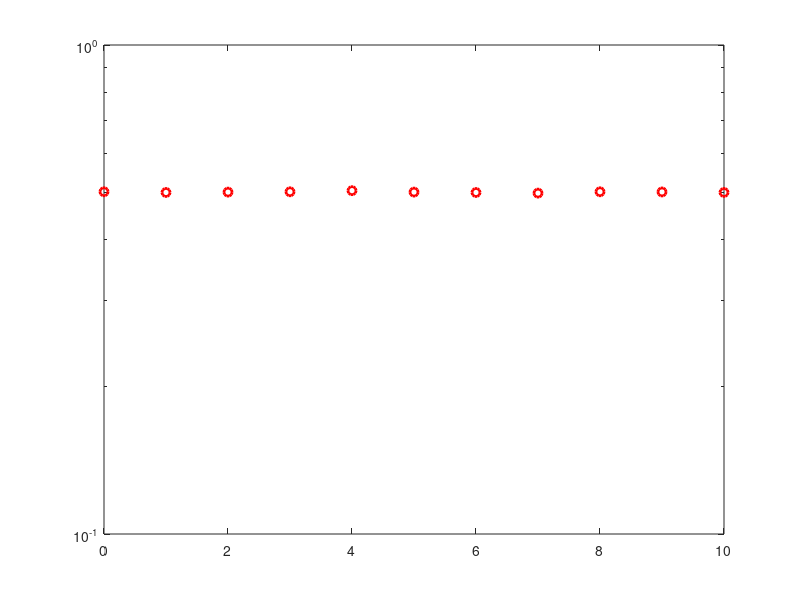

The MATLAB script that drew this image: (Note: this script raises an error after producing the figure.)
clc;clear all; close all;
m = 10^5;
%Range of SNR values
snr_dB = [0:1:10];
for j=1:1:length(snr_dB)
    n_err=0;
    n_bits=0;
    while n_err<100
        inf_bits=round(rand(1,m));   %Generate sequence of binary bits
        x = -2*(inf_bits-0.5);    %BPSK constellation
        N0 = 1/10^(snr_dB(j)/10);    %Noise variance
        y =x+sqrt(N0/2)*(randn(1,length(x))+i*randn(1,length(x)));   %Send over gaussia link to receiver
        est_bits = y<0;    %Decsion making at receiver
        diff = inf_bits - est_bits;   %calculate bit errors
        n_err = n_err + sum(abs(diff));
        n_bits = n_bits + length(inf_bits);
    end
    BER(j) = n_err/n_bits;  %Calculate bit error rate
end
 
theoryBERAWGN = 0.5*erfc(sqrt(10.^(snr_dB/10)));
 
semilogy(snr_dB,BER,'or','LineWidth',2);
hold on;
semilogy(snr_dB,theoryBERAWGN,'blad-','LineWidth',2);
legend('AWGN simulated','AWGN theoretical');
axis([0 10 10^-5 0.5]);
xlabel('SNR(dB)');
ylabel('BER');
grid on;

